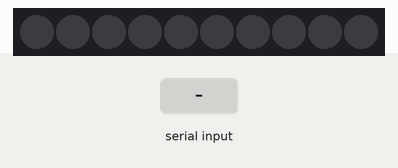
Simulated run of this sketch. Board: Arduino Mega 2560, built with avr-gcc and run on an emulated ATmega2560. Parts: 10 RGB LEDs in strip order, left to right. Inputs (shaded band) come from the test bench. Dim RGB values are drawn brighter than linear.

Above: at 1.2 s.
1.3 s: "A" received over the second serial link
At 1.8 s:
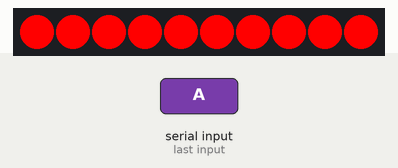
2.8 s: "S" received over the second serial link
At 3.3 s:
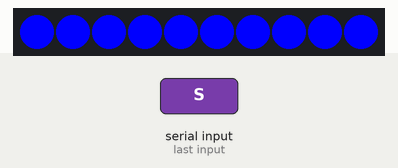
4.3 s: "D" received over the second serial link
At 5.5 s:
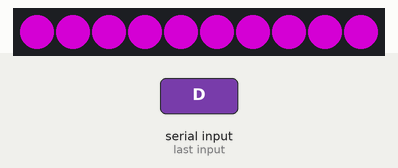
5.8 s: "0" received over the second serial link
At 6.9 s:
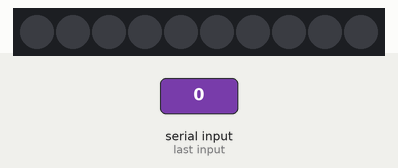
Timing chart, 0 to 8.3 s (numbered marks = the images above; inputs shaded):
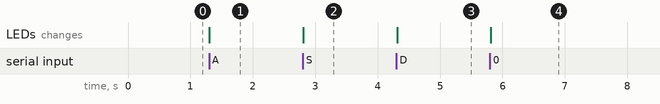

The sketch:

Physical_Pixel_Mod.ino
```cpp
#include <Adafruit_NeoPixel.h>
#ifdef __AVR__
  #include <avr/power.h>
#endif

#define PIN 6
#define NUMPIXELS 10

Adafruit_NeoPixel pixels = Adafruit_NeoPixel(NUMPIXELS, PIN, NEO_GRB + NEO_KHZ800);
int delayval = 500; // delay for half a second
//
//const int ledPin = 13; // the pin that the LED is attached to
int incomingByte;      // a variable to read incoming Serial1 data into

void setup() {
  pixels.begin();
  // initialize Serial1 communication:
  Serial1.begin(9600);
  for (int i = 0; i < NUMPIXELS; i++) {
    pixels.setPixelColor(i, pixels.Color(0,0,0));
  }

  pixels.show();
}

void loop() {

  // see if there's incoming Serial1 data:
  if (Serial1.available() > 0)
    incomingByte = Serial1.read();

    if (incomingByte == '0') {

        for (int i = 0; i < NUMPIXELS; i++) {
          pixels.setPixelColor(i, pixels.Color(0,0,0));
        }
        pixels.show();
        Serial1.println("None");
    }

    if (incomingByte == 'A') {
        for (int i = 0; i < NUMPIXELS; i++) {
          pixels.setPixelColor(i, pixels.Color(255,0,0));
        }
        pixels.show();
        Serial1.println("Red");
    }
    // if it's an L (ASCII 76) turn off the LED:
    if (incomingByte == 'S') {

        for (int i = 0; i < NUMPIXELS; i++) {
          pixels.setPixelColor(i, pixels.Color(0,0,255));
        }

      pixels.show();
      Serial1.println("BLUE");
    }

    if (incomingByte == 'D') {
        for (int i = 0; i < NUMPIXELS; i++) {
            pixels.setPixelColor(i, pixels.Color(128,0,128));

         }
      pixels.show();
      Serial1.println("PURPLE");
    }
  }
```

Measured:
- after the input at 1.3 s, the LEDs: change at once (image 1)
- after the input at 2.8 s, the LEDs: change at once (image 2)
- after the input at 4.3 s, the LEDs: change at once (image 3)
- after the input at 5.8 s, the LEDs: change at once (image 4)
